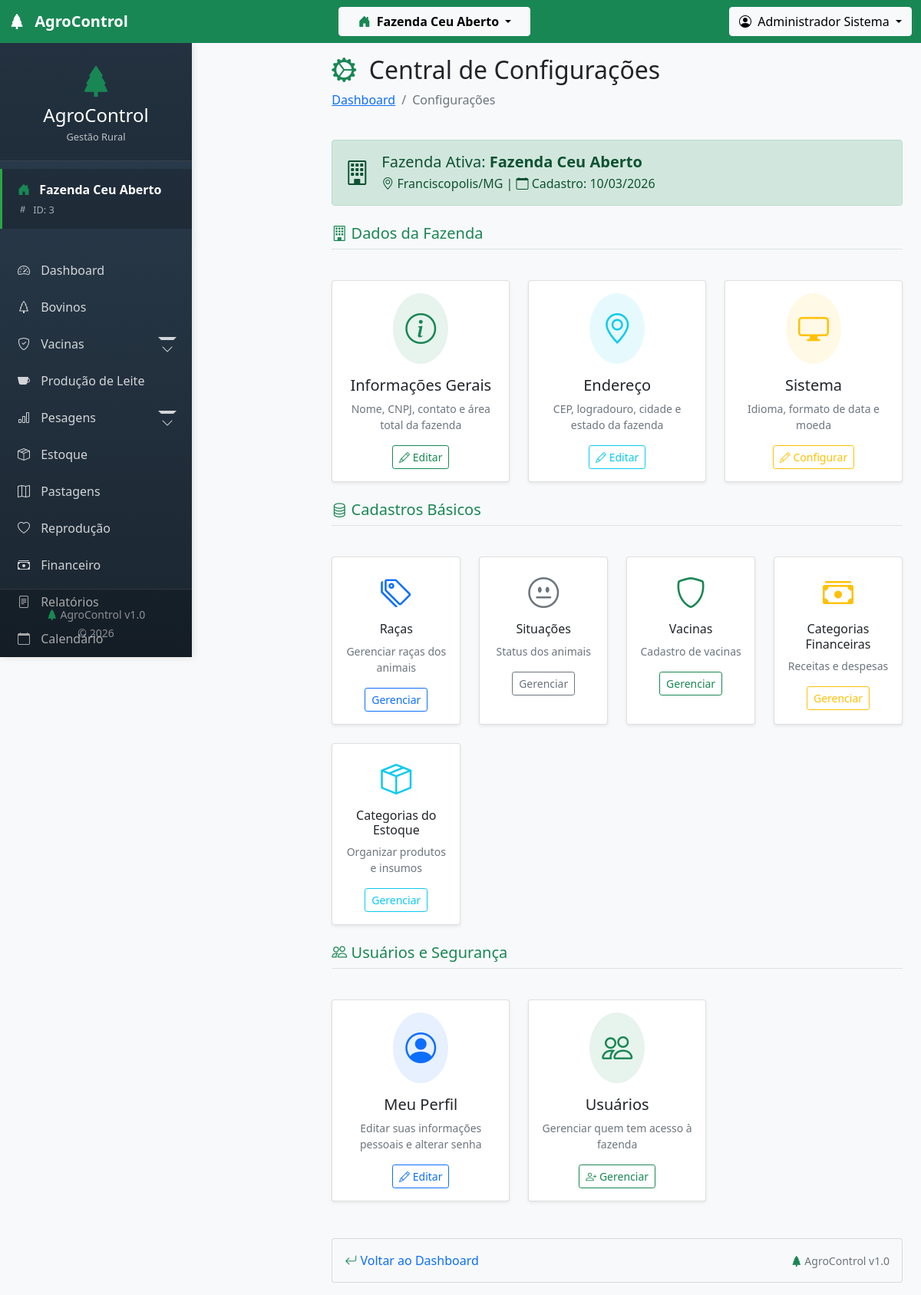
/modules/configuracao/index.php (signed in), run on the app's committed database.
### tables this page shows
CREATE TABLE `fazendas` (
  `id` int(11) NOT NULL AUTO_INCREMENT,
  `id_proprietario` int(11) NOT NULL,
  `id_plano` int(11) NOT NULL,
  `nome_fazenda` varchar(150) NOT NULL,
  `nome_fantasia` varchar(150) DEFAULT NULL,
  `cnpj` varchar(20) DEFAULT NULL,
  `inscricao_estadual` varchar(20) DEFAULT NULL,
  `email_principal` varchar(100) DEFAULT NULL,
  `telefone_principal` varchar(20) DEFAULT NULL,
  `telefone_secundario` varchar(20) DEFAULT NULL,
  `whatsapp` varchar(20) DEFAULT NULL,
  `site` varchar(255) DEFAULT NULL,
  `logradouro` varchar(255) DEFAULT NULL,
  `numero` varchar(20) DEFAULT NULL,
  `complemento` varchar(100) DEFAULT NULL,
  `bairro` varchar(100) DEFAULT NULL,
  `cidade` varchar(100) DEFAULT NULL,
  `estado` char(2) DEFAULT NULL,
  `cep` varchar(10) DEFAULT NULL,
  `pais` varchar(50) DEFAULT 'Brasil',
  `latitude` decimal(10,8) DEFAULT NULL,
  `longitude` decimal(11,8) DEFAULT NULL,
  `area_total_hectares` decimal(10,2) DEFAULT NULL,
  `area_agricola_hectares` decimal(10,2) DEFAULT NULL,
  `area_pastagem_hectares` decimal(10,2) DEFAULT NULL,
  `area_preservacao_hectares` decimal(10,2) DEFAULT NULL,
  `bioma` varchar(100) DEFAULT NULL,
  `idioma` varchar(10) DEFAULT 'pt_BR',
  `timezone` varchar(50) DEFAULT 'America/Sao_Paulo',
  `moeda` varchar(3) DEFAULT 'BRL',
  `formato_data` varchar(20) DEFAULT 'd/m/Y',
  `logo` varchar(255) DEFAULT NULL,
  `cor_primaria` varchar(7) DEFAULT '#28a745',
  `cor_secundaria` varchar(7) DEFAULT '#6c757d',
  `status` enum('trial','ativo','inadimplente','suspenso','cancelado') DEFAULT 'trial',
  `ativo` tinyint(1) DEFAULT 1,
  `data_ativacao` date DEFAULT NULL,
  `data_expiracao` date DEFAULT NULL,
  `data_cancelamento` date DEFAULT NULL,
  `motivo_cancelamento` text DEFAULT NULL,
  `observacoes` text DEFAULT NULL,
  `data_cadastro` timestamp NULL DEFAULT current_timestamp(),
  `data_atualizacao` timestamp NULL DEFAULT NULL ON UPDATE current_timestamp(),
  PRIMARY KEY (`id`),
  KEY `id_plano` (`id_plano`),
  KEY `idx_status` (`status`),
  KEY `idx_proprietario` (`id_proprietario`),
  CONSTRAINT `fazendas_ibfk_1` FOREIGN KEY (`id_proprietario`) REFERENCES `usuarios` (`id`),
  CONSTRAINT `fazendas_ibfk_2` FOREIGN KEY (`id_plano`) REFERENCES `planos` (`id`)
);

### config/tenant.php (called while the page is built, shortened)
<?php
require_once __DIR__ . '/database.php';
class TenantManager {
    public static function getActiveFarmId() {
        return $_SESSION['fazenda_ativa_id'] ?? null;
    }
}
function getActiveFarmId() {
    return TenantManager::getActiveFarmId();
}
?>

### config/database.php (called while the page is built, shortened)
<?php
$conn = new mysqli(DB_HOST, DB_USER, DB_PASSWORD, DB_NAME);
$conn->set_charset("utf8");
function executeQuery($sql) {
    global $conn;
    $result = $conn->query($sql);
    return $result;
}
?>

### modules/configuracao/index.php (the view, shortened to what this page needs)
<?php
require_once '../../config/database.php';
require_once '../../config/tenant.php';
$farmId = getActiveFarmId();
$sql = "SELECT * FROM fazendas WHERE id = $farmId";
$result = executeQuery($sql);
$fazenda = $result->fetch_assoc();
include '../../includes/header.php';
include '../../includes/sidebar.php';
?>
<main class="col-lg-10 ms-auto px-4 py-3">
    <div class="d-flex justify-content-between align-items-center mb-4">
        <div>
            <h1 class="h2">
                <i class="bi bi-gear-wide-connected me-2 text-success"></i>
                Central de Configurações
            </h1>
            <nav aria-label="breadcrumb">
                <ol class="breadcrumb">
                    <li class="breadcrumb-item"><a href="../dashboard/index.php">Dashboard</a></li>
                    <li class="breadcrumb-item active">Configurações</li>
                </ol>
            </nav>
        </div>
    </div>
    <div class="alert alert-success mb-4">
        <div class="d-flex align-items-center">
            <i class="bi bi-building fs-2 me-3"></i>
            <div>
                <h5 class="alert-heading mb-1">Fazenda Ativa: <strong><?php echo $fazenda['nome_fazenda']; ?></strong></h5>
                <p class="mb-0">
                    <?php if ($fazenda['cidade'] && $fazenda['estado']): ?>
                        <i class="bi bi-geo-alt"></i> <?php echo $fazenda['cidade']; ?>/<?php echo $fazenda['estado']; ?> |
                    <?php endif; ?>
                    <i class="bi bi-calendar"></i> Cadastro: <?php echo date('d/m/Y', strtotime($fazenda['data_cadastro'])); ?>
                </p>
            </div>
        </div>
    </div>
    <div class="row g-4">
        <div class="col-12">
            <h5 class="text-success border-bottom pb-2 mb-3">
                <i class="bi bi-building"></i> Dados da Fazenda
            </h5>
        </div>
        <div class="col-md-4">
            <div class="card h-100 shadow-sm hover-card">
                <div class="card-body text-center">
                    <div class="bg-success bg-opacity-10 p-3 rounded-circle d-inline-block mb-3">
                        <i class="bi bi-info-circle fs-1 text-success"></i>
                    </div>
                    <h5 class="card-title">Informações Gerais</h5>
                    <p class="card-text text-muted small">
                        Nome, CNPJ, contato e área total da fazenda
                    </p>
                    <a href="geral.php" class="btn btn-outline-success btn-sm stretched-link">
                        <i class="bi bi-pencil"></i> Editar
                    </a>
                </div>
            </div>
        </div>
        <div class="col-md-4">
            <div class="card h-100 shadow-sm hover-card">
                <div class="card-body text-center">
                    <div class="bg-info bg-opacity-10 p-3 rounded-circle d-inline-block mb-3">
                        <i class="bi bi-geo-alt fs-1 text-info"></i>
                    </div>
                    <h5 class="card-title">Endereço</h5>
                    <p class="card-text text-muted small">
                        CEP, logradouro, cidade e estado da fazenda
                    </p>
                    <a href="endereco.php" class="btn btn-outline-info btn-sm stretched-link">
                        <i class="bi bi-pencil"></i> Editar
                    </a>
                </div>
            </div>
        </div>
        <div class="col-md-4">
            <div class="card h-100 shadow-sm hover-card">
                <div class="card-body text-center">
                    <div class="bg-warning bg-opacity-10 p-3 rounded-circle d-inline-block mb-3">
                        <i class="bi bi-display fs-1 text-warning"></i>
                    </div>
                    <h5 class="card-title">Sistema</h5>
                    <p class="card-text text-muted small">
                        Idioma, formato de data e moeda
                    </p>
                    <a href="sistema.php" class="btn btn-outline-warning btn-sm stretched-link">
                        <i class="bi bi-pencil"></i> Configurar
                    </a>
                </div>
            </div>
        </div>
        <div class="col-12 mt-4">
            <h5 class="text-success border-bottom pb-2 mb-3">
                <i class="bi bi-database"></i> Cadastros Básicos
            </h5>
        </div>
        <div class="col-md-3">
            <div class="card h-100 shadow-sm hover-card">
                <div class="card-body text-center">
                    <i class="bi bi-tags fs-1 text-primary"></i>
                    <h6 class="card-title mt-2">Raças</h6>
                    <p class="card-text text-muted small">Gerenciar raças dos animais</p>
                    <a href="racas.php" class="btn btn-outline-primary btn-sm">Gerenciar</a>
                </div>
            </div>
        </div>
        <div class="col-md-3">
            <div class="card h-100 shadow-sm hover-card">
                <div class="card-body text-center">
                    <i class="bi bi-emoji-neutral fs-1 text-secondary"></i>
                    <h6 class="card-title mt-2">Situações</h6>
                    <p class="card-text text-muted small">Status dos animais</p>
                    <a href="situacoes.php" class="btn btn-outline-secondary btn-sm">Gerenciar</a>
                </div>
            </div>
        </div>
        <div class="col-md-3">
            <div class="card h-100 shadow-sm hover-card">
                <div class="card-body text-center">
                    <i class="bi bi-shield fs-1 text-success"></i>
                    <h6 class="card-title mt-2">Vacinas</h6>
                    <p class="card-text text-muted small">Cadastro de vacinas</p>
                    <a href="vacinas.php" class="btn btn-outline-success btn-sm">Gerenciar</a>
                </div>
            </div>
        </div>
        <div class="col-md-3">
            <div class="card h-100 shadow-sm hover-card">
                <div class="card-body text-center">
                    <i class="bi bi-cash-stack fs-1 text-warning"></i>
                    <h6 class="card-title mt-2">Categorias Financeiras</h6>
                    <p class="card-text text-muted small">Receitas e despesas</p>
                    <a href="categorias.php" class="btn btn-outline-warning btn-sm">Gerenciar</a>
                </div>
            </div>
        </div>
        <div class="col-md-3">
            <div class="card h-100 shadow-sm hover-card">
                <div class="card-body text-center">
                    <i class="bi bi-box-seam fs-1 text-info"></i>
                    <h6 class="card-title mt-2">Categorias do Estoque</h6>
                    <p class="card-text text-muted small">Organizar produtos e insumos</p>
                    <a href="../estoque/categorias.php" class="btn btn-outline-info btn-sm">Gerenciar</a>
                </div>
            </div>
        </div>
        <div class="col-12 mt-4">
            <h5 class="text-success border-bottom pb-2 mb-3">
                <i class="bi bi-people"></i> Usuários e Segurança
            </h5>
        </div>
        <div class="col-md-4">
            <div class="card h-100 shadow-sm hover-card">
                <div class="card-body text-center">
                    <div class="bg-primary bg-opacity-10 p-3 rounded-circle d-inline-block mb-3">
                        <i class="bi bi-person-circle fs-1 text-primary"></i>
                    </div>
                    <h5 class="card-title">Meu Perfil</h5>
                    <p class="card-text text-muted small">
                        Editar suas informações pessoais e alterar senha
                    </p>
                    <a href="perfil.php" class="btn btn-outline-primary btn-sm stretched-link">
                        <i class="bi bi-pencil"></i> Editar
                    </a>
                </div>
            </div>
        </div>
        <div class="col-md-4">
            <div class="card h-100 shadow-sm hover-card">
                <div class="card-body text-center">
                    <div class="bg-success bg-opacity-10 p-3 rounded-circle d-inline-block mb-3">
                        <i class="bi bi-people fs-1 text-success"></i>
                    </div>
                    <h5 class="card-title">Usuários</h5>
                    <p class="card-text text-muted small">
                        Gerenciar quem tem acesso à fazenda
                    </p>
                    <a href="usuarios.php" class="btn btn-outline-success btn-sm stretched-link">
                        <i class="bi bi-person-plus"></i> Gerenciar
                    </a>
                </div>
            </div>
        </div>
    </div>
    <div class="row mt-5">
        <div class="col-12">
            <div class="card bg-light">
                <div class="card-body">
                    <div class="d-flex justify-content-between align-items-center">
                        <div>
                            <i class="bi bi-arrow-return-left text-success"></i>
                            <a href="../dashboard/index.php" class="text-decoration-none">Voltar ao Dashboard</a>
                        </div>
                        <div>
                            <span class="text-muted small">
                                <i class="bi bi-tree-fill text-success"></i> AgroControl v1.0
                            </span>
                        </div>
                    </div>
                </div>
            </div>
        </div>
    </div>
</main>
<?php include '../../includes/footer.php'; ?>

### assets/css/style.css (style rules this page uses)
:root { --primary-color: #28a745; --secondary-color: #6c757d; --success-color: #28a745; --danger-color: #dc3545; --warning-color: #ffc107; --info-color: #17a2b8; }
body { font-family: 'Segoe UI', Tahoma, Geneva, Verdana, sans-serif; background-color: #f8f9fa; }

### includes/header.php (style rules this page uses)
body { margin: 0; padding: 0; font-family: 'Segoe UI', Tahoma, Geneva, Verdana, sans-serif; }

### includes/sidebar.php (style rules this page uses)
html, body { height: 100%; margin: 0; overflow-x: hidden; }

### modules/configuracao/index.php (style rules this page uses)
.hover-card { transition: transform 0.2s, box-shadow 0.2s; }

### data on the page
fazendas: nome_fazenda "Fazenda Ceu Aberto", cidade "Franciscopolis", estado "MG", data_cadastro "10/03/2026"

### other printed values
$activeFarmName "Fazenda Ceu Aberto"
$_SESSION['usuario_nome'] "Administrador Sistema"
TenantManager::getActiveFarmName() "Fazenda Ceu Aberto"
$farmId "3"
